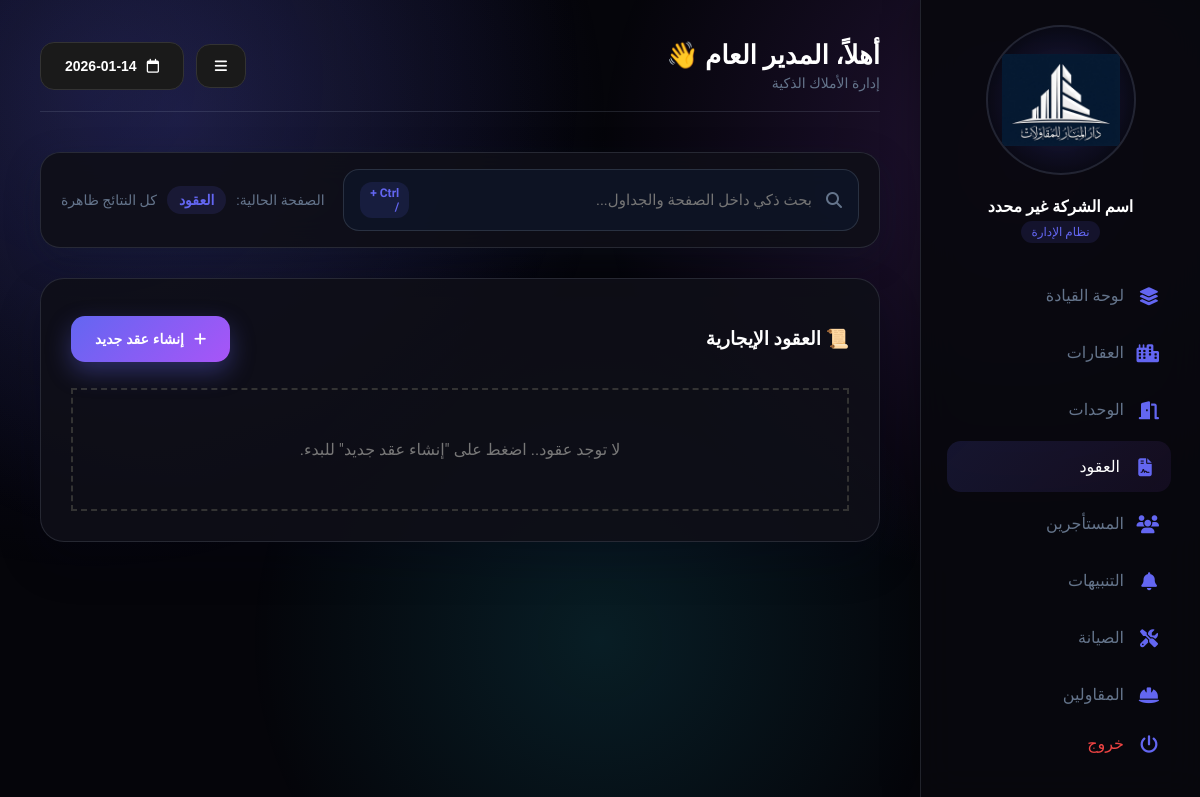
The app's page /index.php?p=contracts (signed in), older data.
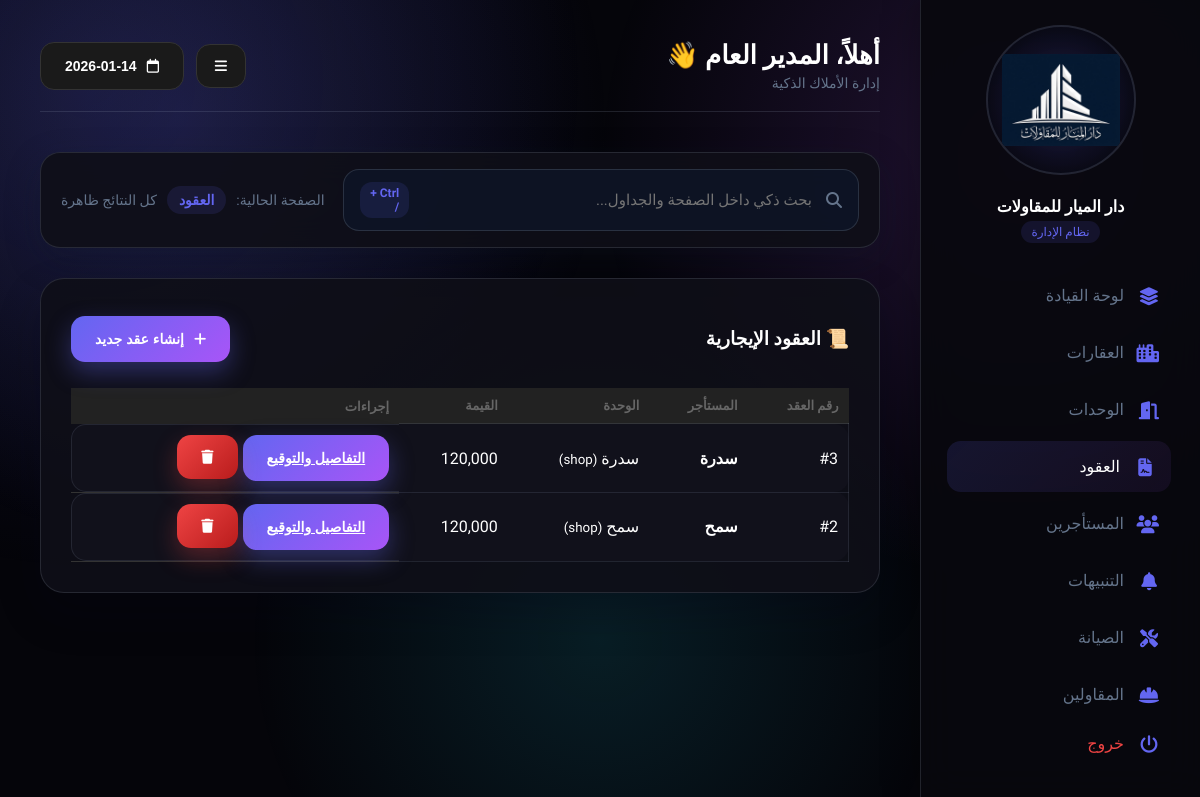
The same page, newer data.
### tables this page shows
CREATE TABLE `contracts` (
  `id` int NOT NULL,
  `tenant_id` int NOT NULL,
  `unit_id` int NOT NULL,
  `start_date` date NOT NULL,
  `end_date` date NOT NULL,
  `total_amount` decimal(15,2) NOT NULL,
  `paid_amount` decimal(15,2) DEFAULT '0.00',
  `status` enum('active','expired') DEFAULT 'active',
  `signature_img` longtext
);

CREATE TABLE `tenants` (
  `id` int NOT NULL,
  `name` varchar(255) NOT NULL,
  `phone` varchar(20) NOT NULL,
  `id_number` varchar(50) DEFAULT NULL,
  `email` varchar(100) DEFAULT NULL
);

CREATE TABLE `units` (
  `id` int NOT NULL,
  `property_id` int NOT NULL,
  `unit_name` varchar(100) NOT NULL,
  `type` varchar(50) DEFAULT 'apartment',
  `yearly_price` decimal(15,2) DEFAULT '0.00',
  `elec_meter_no` varchar(50) DEFAULT NULL,
  `water_meter_no` varchar(50) DEFAULT NULL,
  `status` enum('available','rented') DEFAULT 'available'
);

### pages/contracts.php (the view, shortened to what the changed rows need)
<div class="card">
    <div style="display:flex; justify-content:space-between; align-items:center; margin-bottom:20px">
        <h3>📜 العقود الإيجارية</h3>
        <button onclick="document.getElementById('contModal').style.display='flex'" class="btn btn-primary">
        </button>
    </div>
    <?php
    $conts = $pdo->query("SELECT c.*, t.name as tname, u.unit_name, u.type FROM contracts c JOIN tenants t ON c.tenant_id=t.id JOIN units u ON c.unit_id=u.id ORDER BY id DESC");
    if($conts->rowCount() == 0): ?>
        <div style="text-align:center; padding:50px; border:2px dashed #333; color:#777">
            لا توجد عقود.. اضغط على "إنشاء عقد جديد" للبدء.
        </div>
    <?php else: ?>
        <table style="width:100%; border-collapse:collapse">
            <thead>
                <tr style="background:#222; text-align:right">
                    <th style="padding:10px">رقم العقد</th>
                    <th style="padding:10px">المستأجر</th>
                    <th style="padding:10px">الوحدة</th>
                    <th style="padding:10px">القيمة</th>
                    <th style="padding:10px">إجراءات</th>
                </tr>
            </thead>
            <tbody>
                <?php while($r = $conts->fetch()):
                ?>
                <tr style="border-bottom:1px solid #333">
                    <td style="padding:10px">#<?= $r['id'] ?></td>
                    <td style="padding:10px; font-weight:bold"><?= $r['tname'] ?></td>
                    <td style="padding:10px"><?= $r['unit_name'] ?> <small>(<?= $r['type'] ?>)</small></td>
                    <td style="padding:10px">
                        <?= number_format($r['total_amount']) ?>
                    </td>
                    <td style="padding:10px; display:flex; gap:5px">
                        <a href="index.php?p=contract_view&id=<?= $r['id'] ?>" class="btn btn-primary btn-sm">التفاصيل والتوقيع</a>
                        <form method="POST" onsubmit="return confirm('حذف العقد؟');" style="margin:0">
                            <button class="btn btn-danger btn-sm"><i class="fa-solid fa-trash"></i></button>
                        </form>
                    </td>
                </tr>
                <?php endwhile; ?>
            </tbody>
        </table>
    <?php endif; ?>
</div>

### includes/header.php (shortened to what the changed rows need)
<?php
$user_name = $_SESSION['user_name'] ?? 'المدير';
$settingsMap = [];
try {
    $stmt = $pdo->prepare("SELECT k, v FROM settings WHERE k IN ('logo','company_name','timezone','date_format','maintenance_mode','maintenance_message')");
    $stmt->execute();
    while ($row = $stmt->fetch(PDO::FETCH_ASSOC)) {
        $settingsMap[$row['k']] = $row['v'];
    }
} catch (Exception $e) {
}
$db_logo = $settingsMap['logo'] ?? null;
$logo_src = $db_logo && file_exists($db_logo) ? $db_logo : 'logo.png';
$company_name = $settingsMap['company_name'] ?? 'اسم الشركة غير محدد';
$company_name_safe = htmlspecialchars($company_name);
?>
<!DOCTYPE html>
<html lang="ar" dir="rtl">
<head>
    <link rel="stylesheet" href="https://cdnjs.cloudflare.com/ajax/libs/font-awesome/6.4.0/css/all.min.css">
</head>
<body>
    <div class="sidebar">
    <div style="text-align:center; margin-bottom:30px">
        <div class="logo-wrapper"><img src="<?= $logo_src ?>" class="logo-img" alt="Logo"></div>
        <h4 style="margin:10px 0 5px; font-weight:800"><?= $company_name_safe ?></h4>
        <span class="tagline" style="font-size:12px; color:var(--primary); background:var(--tag-bg); padding:4px 10px; border-radius:20px">نظام الإدارة</span>
    </div>
</div>
<div class="main">
    <div class="header">
        <div>
            <h1 style="margin:0; font-size:26px; font-weight:800">أهلاً، <?= $user_name ?> 👋</h1>
        </div>
    </div>

Row changes from the older to the newer data that the page shows:
added contracts: id "3", tenant.name "سدرة", unit.unit_name "سدرة", unit.type "shop", total_amount "120,000"
added contracts: id "2", tenant.name "سمح", unit.unit_name "سمح", unit.type "shop", total_amount "120,000"
Text that changed along with them:
$company_name_safe: "اسم الشركة غير محدد" → "دار الميار للمقاولات"
text no longer shown: "لا توجد عقود.. اضغط على \"إنشاء عقد جديد\" للبدء."
text now shown: "رقم العقد المستأجر الوحدة القيمة إجراءات"
